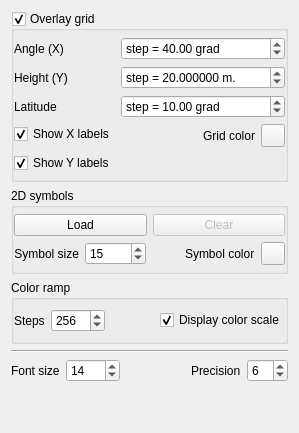
        <widget class="QWidget" name="overlayTab">
         <property name="sizePolicy">
          <sizepolicy hsizetype="Maximum" vsizetype="Preferred">
           <horstretch>0</horstretch>
           <verstretch>0</verstretch>
          </sizepolicy>
         </property>
         <attribute name="title">
          <string>Display</string>
         </attribute>
         <layout class="QVBoxLayout" name="verticalLayout_5">
          <item>
           <widget class="QGroupBox" name="overlayGridGroupBox">
            <property name="sizePolicy">
             <sizepolicy hsizetype="Preferred" vsizetype="Maximum">
              <horstretch>0</horstretch>
              <verstretch>0</verstretch>
             </sizepolicy>
            </property>
            <property name="title">
             <string>Overlay grid</string>
            </property>
            <property name="flat">
             <bool>true</bool>
            </property>
            <property name="checkable">
             <bool>true</bool>
            </property>
            <layout class="QFormLayout" name="formLayout_4">
             <property name="leftMargin">
              <number>0</number>
             </property>
             <property name="topMargin">
              <number>6</number>
             </property>
             <property name="rightMargin">
              <number>0</number>
             </property>
             <property name="bottomMargin">
              <number>6</number>
             </property>
             <item row="0" column="0">
              <widget class="QLabel" name="label_13">
               <property name="text">
                <string>Angle (X)</string>
               </property>
              </widget>
             </item>
             <item row="0" column="1">
              <widget class="QDoubleSpinBox" name="scaleXStepDoubleSpinBox">
               <property name="prefix">
                <string>step = </string>
               </property>
               <property name="suffix">
                <string> grad</string>
               </property>
               <property name="minimum">
                <double>1.000000000000000</double>
               </property>
               <property name="maximum">
                <double>400.000000000000000</double>
               </property>
               <property name="singleStep">
                <double>5.000000000000000</double>
               </property>
               <property name="value">
                <double>40.000000000000000</double>
               </property>
              </widget>
             </item>
             <item row="1" column="0">
              <widget class="QLabel" name="scaleHeightStepLabel">
               <property name="text">
                <string>Height (Y)</string>
               </property>
              </widget>
             </item>
             <item row="1" column="1">
              <widget class="QDoubleSpinBox" name="scaleHStepDoubleSpinBox">
               <property name="prefix">
                <string>step = </string>
               </property>
               <property name="suffix">
                <string> m.</string>
               </property>
               <property name="decimals">
                <number>6</number>
               </property>
               <property name="minimum">
                <double>0.000001000000000</double>
               </property>
               <property name="maximum">
                <double>1000000000.000000000000000</double>
               </property>
               <property name="singleStep">
                <double>5.000000000000000</double>
               </property>
               <property name="value">
                <double>20.000000000000000</double>
               </property>
              </widget>
             </item>
             <item row="3" column="0">
              <widget class="QCheckBox" name="xScaleCheckBox">
               <property name="text">
                <string>Show X labels</string>
               </property>
               <property name="checked">
                <bool>true</bool>
               </property>
              </widget>
             </item>
             <item row="3" column="1">
              <layout class="QHBoxLayout" name="horizontalLayout_4">
               <item>
                <widget class="QLabel" name="label_11">
                 <property name="text">
                  <string>Grid color</string>
                 </property>
                 <property name="alignment">
                  <set>Qt::AlignRight|Qt::AlignTrailing|Qt::AlignVCenter</set>
                 </property>
                </widget>
               </item>
               <item>
                <widget class="QToolButton" name="gridColorButton">
                 <property name="text">
                  <string/>
                 </property>
                </widget>
               </item>
              </layout>
             </item>
             <item row="4" column="0">
              <widget class="QCheckBox" name="yScaleCheckBox">
               <property name="text">
                <string>Show Y labels</string>
               </property>
               <property name="checked">
                <bool>true</bool>
               </property>
              </widget>
             </item>
             <item row="2" column="0">
              <widget class="QLabel" name="scaleLatStepLabel">
               <property name="text">
                <string>Latitude</string>
               </property>
              </widget>
             </item>
             <item row="2" column="1">
              <widget class="QDoubleSpinBox" name="scaleLatStepDoubleSpinBox">
               <property name="prefix">
                <string>step = </string>
               </property>
               <property name="suffix">
                <string> grad</string>
               </property>
               <property name="minimum">
                <double>1.000000000000000</double>
               </property>
               <property name="maximum">
                <double>100.000000000000000</double>
               </property>
               <property name="singleStep">
                <double>5.000000000000000</double>
               </property>
               <property name="value">
                <double>10.000000000000000</double>
               </property>
              </widget>
             </item>
            </layout>
           </widget>
          </item>
          <item>
           <widget class="QGroupBox" name="labelsGroupBox">
            <property name="title">
             <string>2D symbols</string>
            </property>
            <property name="flat">
             <bool>true</bool>
            </property>
            <layout class="QVBoxLayout" name="verticalLayout_6">
             <property name="leftMargin">
              <number>0</number>
             </property>
             <property name="topMargin">
              <number>6</number>
             </property>
             <property name="rightMargin">
              <number>0</number>
             </property>
             <property name="bottomMargin">
              <number>6</number>
             </property>
             <item>
              <layout class="QHBoxLayout" name="horizontalLayout_6">
               <item>
                <widget class="QPushButton" name="loadLabelsPushButton">
                 <property name="toolTip">
                  <string>&lt;html&gt;&lt;head/&gt;&lt;body&gt;&lt;p&gt;Load a set of symbols / labels from a text file.&lt;br/&gt;On each line: 'Label X Y Z' (expressed relatively to the profile origin)&lt;br/&gt;&lt;span style=&quot; font-weight:600;&quot;&gt;(warning: the height values - along the revolution axis - must be expressed relative to the profile origin)&lt;/span&gt;&lt;/p&gt;&lt;/body&gt;&lt;/html&gt;</string>
                 </property>
                 <property name="text">
                  <string>Load</string>
                 </property>
                </widget>
               </item>
               <item>
                <widget class="QPushButton" name="clearLabelsPushButton">
                 <property name="enabled">
                  <bool>false</bool>
                 </property>
                 <property name="text">
                  <string>Clear</string>
                 </property>
                </widget>
               </item>
              </layout>
             </item>
             <item>
              <layout class="QHBoxLayout" name="horizontalLayout_7">
               <item>
                <widget class="QLabel" name="label_12">
                 <property name="text">
                  <string>Symbol size</string>
                 </property>
                 <property name="alignment">
                  <set>Qt::AlignRight|Qt::AlignTrailing|Qt::AlignVCenter</set>
                 </property>
                </widget>
               </item>
               <item>
                <widget class="QSpinBox" name="symbolSizeSpinBox">
                 <property name="maximum">
                  <number>10000</number>
                 </property>
                 <property name="singleStep">
                  <number>5</number>
                 </property>
                 <property name="value">
                  <number>15</number>
                 </property>
                </widget>
               </item>
               <item>
                <spacer name="horizontalSpacer">
                 <property name="orientation">
                  <enum>Qt::Horizontal</enum>
                 </property>
                 <property name="sizeHint" stdset="0">
                  <size>
                   <width>10</width>
                   <height>20</height>
                  </size>
                 </property>
                </spacer>
               </item>
               <item>
                <widget class="QLabel" name="label_17">
                 <property name="text">
                  <string>Symbol color</string>
                 </property>
                </widget>
               </item>
               <item>
                <widget class="QToolButton" name="symbolColorButton">
                 <property name="text">
                  <string/>
                 </property>
                </widget>
               </item>
              </layout>
             </item>
            </layout>
           </widget>
          </item>
          <item>
           <widget class="QGroupBox" name="colorRampGroupBox">
            <property name="title">
             <string>Color ramp</string>
            </property>
            <property name="flat">
             <bool>true</bool>
            </property>
            <layout class="QVBoxLayout" name="verticalLayout_3">
             <property name="leftMargin">
              <number>0</number>
             </property>
             <property name="rightMargin">
              <number>0</number>
             </property>
             <item>
              <layout class="QHBoxLayout" name="horizontalLayout_5">
               <item>
                <widget class="QLabel" name="label_9">
                 <property name="text">
                  <string>Steps</string>
                 </property>
                </widget>
               </item>
               <item>
                <widget class="QSpinBox" name="colorScaleStepsSpinBox">
                 <property name="minimum">
                  <number>2</number>
                 </property>
                 <property name="maximum">
                  <number>1024</number>
                 </property>
                 <property name="singleStep">
                  <number>16</number>
                 </property>
                 <property name="value">
                  <number>256</number>
                 </property>
                </widget>
               </item>
               <item>
                <spacer name="horizontalSpacer_3">
                 <property name="orientation">
                  <enum>Qt::Horizontal</enum>
                 </property>
                 <property name="sizeHint" stdset="0">
                  <size>
                   <width>40</width>
                   <height>20</height>
                  </size>
                 </property>
                </spacer>
               </item>
               <item>
                <widget class="QCheckBox" name="displayColorScaleCheckBox">
                 <property name="text">
                  <string>Display color scale</string>
                 </property>
                 <property name="checked">
                  <bool>true</bool>
                 </property>
                </widget>
               </item>
              </layout>
             </item>
            </layout>
           </widget>
          </item>
          <item>
           <widget class="Line" name="line">
            <property name="orientation">
             <enum>Qt::Horizontal</enum>
            </property>
           </widget>
          </item>
          <item>
           <layout class="QHBoxLayout" name="horizontalLayout">
            <item>
             <widget class="QLabel" name="label_15">
              <property name="text">
               <string>Font size</string>
              </property>
             </widget>
            </item>
            <item>
             <widget class="QSpinBox" name="fontSizeSpinBox">
              <property name="sizePolicy">
               <sizepolicy hsizetype="Preferred" vsizetype="Fixed">
                <horstretch>0</horstretch>
                <verstretch>0</verstretch>
               </sizepolicy>
              </property>
              <property name="minimum">
               <number>6</number>
              </property>
              <property name="maximum">
               <number>1000</number>
              </property>
              <property name="singleStep">
               <number>2</number>
              </property>
              <property name="value">
               <number>14</number>
              </property>
             </widget>
            </item>
            <item>
             <spacer name="horizontalSpacer_2">
              <property name="orientation">
               <enum>Qt::Horizontal</enum>
              </property>
              <property name="sizeHint" stdset="0">
               <size>
                <width>40</width>
                <height>20</height>
               </size>
              </property>
             </spacer>
            </item>
            <item>
             <widget class="QLabel" name="label_14">
              <property name="toolTip">
               <string>Displayed numbers precision (digits)</string>
              </property>
              <property name="text">
               <string>Precision</string>
              </property>
             </widget>
            </item>
            <item>
             <widget class="QSpinBox" name="precisionSpinBox">
              <property name="maximum">
               <number>12</number>
              </property>
              <property name="value">
               <number>6</number>
              </property>
             </widget>
            </item>
           </layout>
          </item>
          <item>
           <spacer name="verticalSpacer_3">
            <property name="orientation">
             <enum>Qt::Vertical</enum>
            </property>
            <property name="sizeHint" stdset="0">
             <size>
              <width>20</width>
              <height>40</height>
             </size>
            </property>
           </spacer>
          </item>
         </layout>
        </widget>
